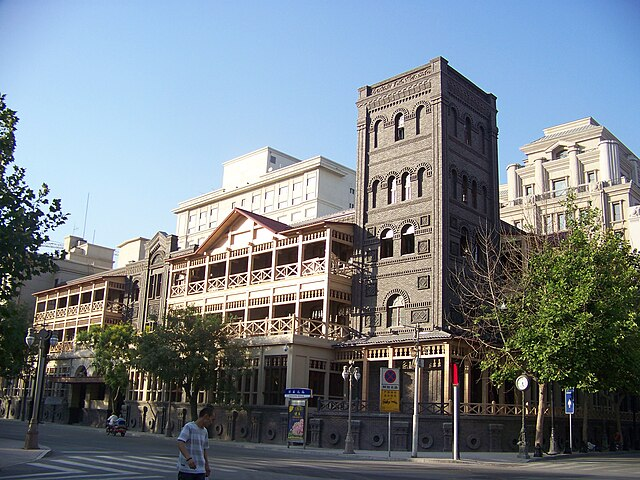
#> input picture code/scene_reconstruction/chery_tools/pinhole2fisheye/examples/imgs/image-1.jpg, 640 x 480 px, given in place of CAM_FRONT_LEFT.png, which was not available
$ python -i five_layout.py   (imports and definitions only)
#> lines starting #> are read from the running program, lines starting #| are printed output that depends on the picture
from pathlib import Path
from PIL import Image, ImageDraw


def compose_five(root):
    root = Path(root)
    canvas = Image.new("RGB", (1440, 712), "white")
#> canvas: PIL image 1440x712 RGB; every value is 255
    draw = ImageDraw.Draw(canvas)

    top = ["CAM_FRONT_LEFT", "CAM_FRONT", "CAM_FRONT_RIGHT"]
    bottom = ["CAM_SIDE_LEFT", "CAM_SIDE_RIGHT"]

    for i, name in enumerate(top):
        with Image.open(root / (name + ".png")) as image:
#> image is the input picture: PIL image 640x480 RGB; mean R, G, B 120, 129.5, 136.8
            frame = image.convert("RGB").resize(
                (480, 320), Image.Resampling.LANCZOS
            )
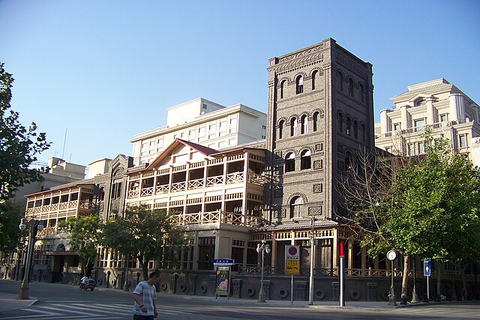
#> frame: PIL image 480x320 RGB; mean R, G, B 119.9, 129.4, 136.8
        x = i * 480
        draw.text((x + 8, 8), name, fill="black")
        canvas.paste(frame, (x, 28))
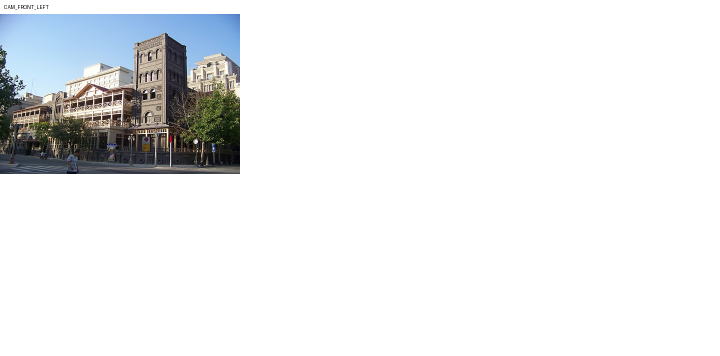
#> canvas: PIL image 1440x712 RGB (shown at 1/2 size); mean R, G, B 234.7, 236.1, 237.3
#> pass 2 of the loop in compose_five, `for i, name in enumerate(top):`:
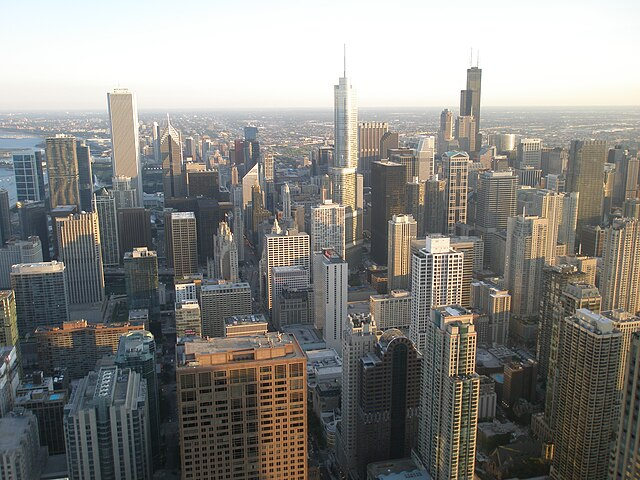
#> input picture code/scene_reconstruction/chery_tools/pinhole2fisheye/examples/imgs/image-2.jpg, 640 x 480 px, given in place of CAM_FRONT.png, which was not available
#> in compose_five, image is the input picture: PIL image 640x480 RGB; mean R, G, B 134.5, 133.3, 129.3
#> in compose_five, `frame = image.convert("RGB").resize( (480, 320), Image.Resampling.LANC..`:
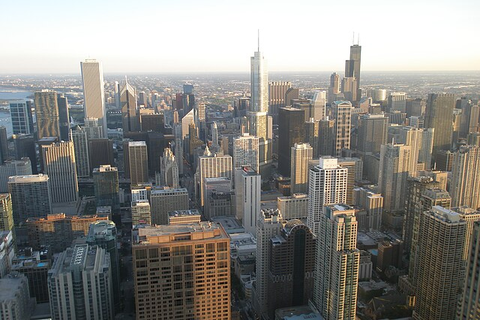
#> frame: PIL image 480x320 RGB; mean R, G, B 134.5, 133.3, 129.3
#> in compose_five, `canvas.paste(frame, (x, 28))`:
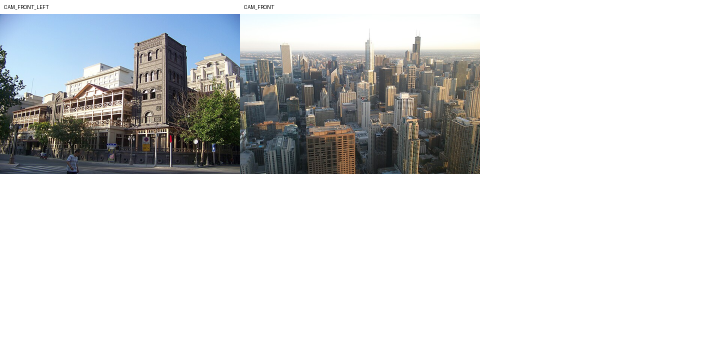
#> canvas: PIL image 1440x712 RGB (shown at 1/2 size); mean R, G, B 216.6, 217.9, 218.4

    for i, name in enumerate(bottom):
#> (the run stopped early here; a loop or call above may not have finished)
